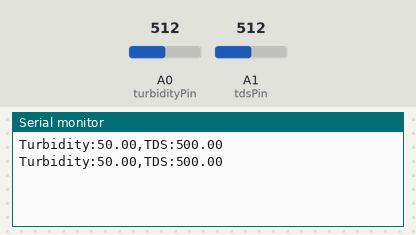
The sketch below on a simulated Arduino Uno, built with avr-gcc and run on an emulated ATmega328P. Parts: the last lines printed to the serial monitor. Inputs (shaded band) come from the test bench; at power-on: A0 (turbidityPin) = 512, A1 (tdsPin) = 512.

Above: at 1.8 s.
1.9 s: A0 (turbidityPin) set to 716
At 2.8 s:
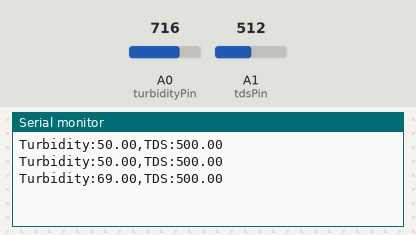
3.4 s: A1 (tdsPin) set to 716
At 4.6 s:
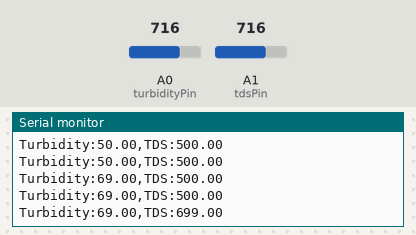
4.9 s: A0 (turbidityPin) set to 900
At 5.5 s:
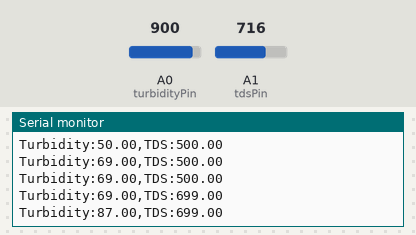
6.4 s: A1 (tdsPin) set to 900
At 7.8 s:
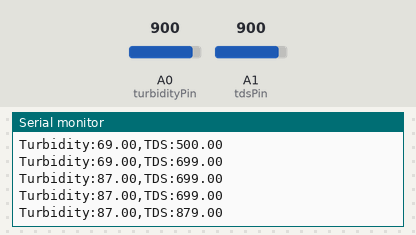
Timing chart, 0 to 8.9 s (numbered marks = the images above; inputs shaded):
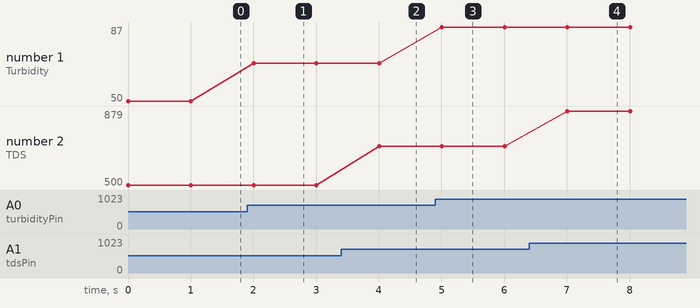

The sketch:

communication.ino
```cpp
int turbidityPin = A0;  // Pin for Turbidity sensor
int tdsPin = A1;        // Pin for TDS sensor

void setup() {
  // Start the serial communication at 9600 baud rate
  Serial.begin(9600);
}

void loop() {
  // Read the raw values from the turbidity and TDS sensors
  int turbidityRaw = analogRead(turbidityPin);
  int tdsRaw = analogRead(tdsPin);

  // Map the raw sensor readings to the desired range (adjust as needed)
  float turbidityValue = map(turbidityRaw, 0, 1023, 0, 100);  // Example mapping for turbidity
  float tdsValue = map(tdsRaw, 0, 1023, 0, 1000);             // Example mapping for TDS

  // Print the sensor readings in a comma-separated format
  Serial.print("Turbidity:");
  Serial.print(turbidityValue);
  Serial.print(",TDS:");
  Serial.println(tdsValue);

  delay(1000);  // Delay for 1 second before next reading
}
```

Measured:
- after the input at 1.9 s, the serial monitor: prints a new line after 0.10 s (image 1)
- after the input at 3.4 s, the serial monitor: prints a new line after 0.61 s (image 2)
- after the input at 4.9 s, the serial monitor: prints a new line after 0.11 s (image 3)
- after the input at 6.4 s, the serial monitor: prints a new line after 0.61 s (image 4)
- plotted number 1: 50 → 69 after the input at 1.9 s, 69 → 87 after the input at 4.9 s
- plotted number 2: 500 → 699 after the input at 3.4 s, 699 → 879 after the input at 6.4 s
